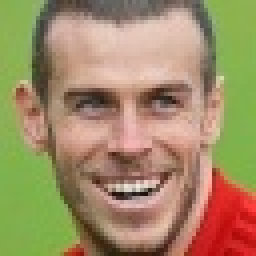
#> input picture TestFace/Balex.jpg, 64 x 64 px (shown 4 times larger)
$ python app.py
#> lines starting #> are read from the running program, lines starting #| are printed output that depends on the picture
from joblib import load,dump
import pickle
from tkinter.filedialog import askopenfilename
from tkinter import Tk
import tkinter as tk
import matplotlib.image as mpimg
import numpy as np
from sklearn.model_selection import GridSearchCV
from sklearn.decomposition import PCA
from sklearn.svm import SVC
from PIL import Image,ImageTk
import os


gui = Tk()
gui.title("Face Recognition")


filename = askopenfilename()
#> the answer given: TestFace/Balex.jpg
image_ = Image.open(filename)
#> image_ is the input picture: PIL image 64x64 RGB; mean R, G, B 161.5, 140.3, 102.4
photo = ImageTk.PhotoImage(image_)


cv = tk.Canvas(width=400,height=400)
cv.pack(side='top',fill='both',expand='yes')
cv.create_image(200,100,image=photo,anchor='center')

id_images=os.path.basename(filename)
id_images = os.path.splitext(id_images)[0][:-1]
text_true = "True: " + id_images


def rgb2gray(rgb):
    return np.dot(rgb[...,:3], [0.299, 0.587, 0.114])
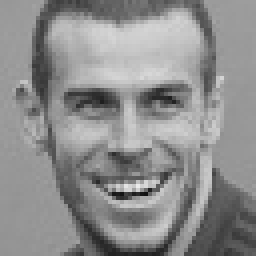
#> returned value: shape (64, 64) float64 (shown 4 times larger); min 19.69, max 235.2, mean 142.3

img = mpimg.imread(filename)
img = rgb2gray(img)
img = img.ravel()
#> img = 4096 values, max 235.2 at index 2978, min 19.69 at index 3108, mean 142.3
img = np.vstack((img,img))
img = img[-1:,:]

#> (the run stopped early here; a loop or call above may not have finished)

$ run again, on TestFace/Messi2.jpg
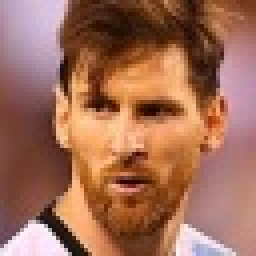
#> input picture TestFace/Messi2.jpg, 64 x 64 px (shown 4 times larger)
#> image_ is the input picture: PIL image 64x64 RGB; mean R, G, B 160.9, 108.6, 86.6
#> in rgb2gray, `return np.dot(rgb[...,:3], [0.299, 0.587, 0.114])`:
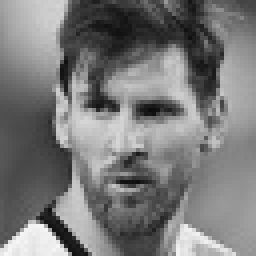
#> returned value: shape (64, 64) float64 (shown 4 times larger); min 11.34, max 246, mean 121.7
#> img = 4096 values, max 246 at index 4033, min 11.34 at index 1765, mean 121.7

$ run again, on TestFace/Messi3.jpg
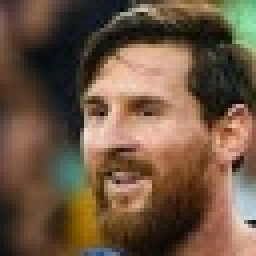
#> input picture TestFace/Messi3.jpg, 64 x 64 px (shown 4 times larger)
#> image_ is the input picture: PIL image 64x64 RGB; mean R, G, B 110.2, 86.5, 66.1
#> in rgb2gray, `return np.dot(rgb[...,:3], [0.299, 0.587, 0.114])`:
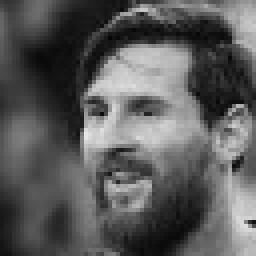
#> returned value: shape (64, 64) float64 (shown 4 times larger); min 4.73, max 229.2, mean 91.2
#> img = 4096 values, max 229.2 at index 2133, min 4.73 at index 603, mean 91.24

$ run again, on TestFace/Messi6.jpg
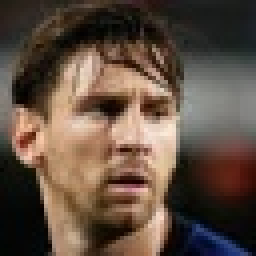
#> input picture TestFace/Messi6.jpg, 64 x 64 px (shown 4 times larger)
#> image_ is the input picture: PIL image 64x64 RGB; mean R, G, B 96.3, 78.6, 65.7
#> in rgb2gray, `return np.dot(rgb[...,:3], [0.299, 0.587, 0.114])`:
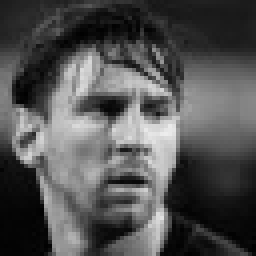
#> returned value: shape (64, 64) float64 (shown 4 times larger); min 1.2, max 237, mean 82.4
#> img = 4096 values, max 237 at index 2153, min 1.2 at index 1478, mean 82.38
